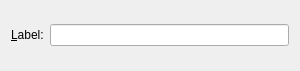
<?xml version="1.0" encoding="UTF-8"?>
<ui version="4.0">
 <class>LabelUi</class>
 <widget class="QWidget" name="LabelUi">
  <property name="geometry">
   <rect>
    <x>0</x>
    <y>0</y>
    <width>300</width>
    <height>71</height>
   </rect>
  </property>
  <property name="windowTitle">
   <string/>
  </property>
  <layout class="QVBoxLayout">
   <property name="spacing">
    <number>6</number>
   </property>
   <property name="margin">
    <number>11</number>
   </property>
   <item>
    <layout class="QHBoxLayout">
     <property name="spacing">
      <number>6</number>
     </property>
     <property name="margin">
      <number>0</number>
     </property>
     <item>
      <widget class="QLabel" name="keywordLA">
       <property name="toolTip">
	<string/>
       </property>
       <property name="text">
	<string>&amp;Label:</string>
       </property>
       <property name="buddy">
	<cstring>keywordED</cstring>
       </property>
      </widget>
     </item>
     <item>
      <widget class="QLineEdit" name="keywordED">
       <property name="toolTip">
	<string/>
       </property>
      </widget>
     </item>
    </layout>
   </item>
  </layout>
 </widget>
 <includes>
  <include location="local">qt_i18n.h</include>
 </includes>
 <resources/>
 <connections/>
</ui>
